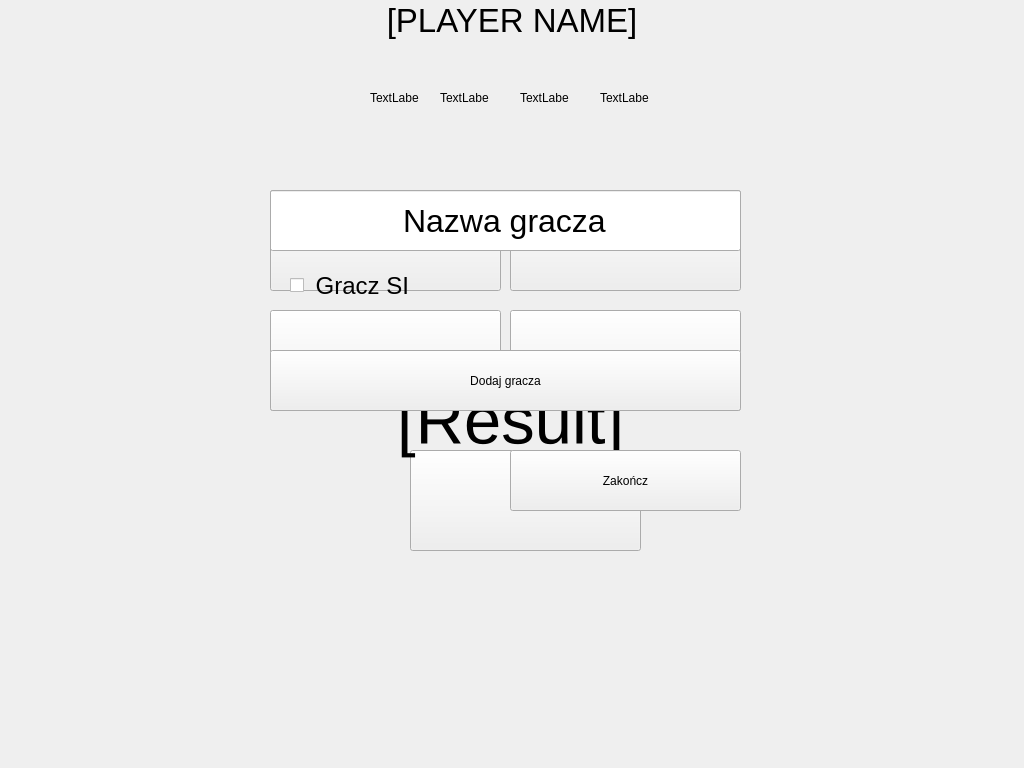
<?xml version="1.0" encoding="UTF-8"?>
<ui version="4.0">
 <class>MainWindow</class>
 <widget class="QMainWindow" name="MainWindow">
  <property name="geometry">
   <rect>
    <x>0</x>
    <y>0</y>
    <width>1024</width>
    <height>768</height>
   </rect>
  </property>
  <property name="windowTitle">
   <string>MainWindow</string>
  </property>
  <widget class="QWidget" name="centralwidget">
   <widget class="QWidget" name="GameplayWidget" native="true">
    <property name="geometry">
     <rect>
      <x>0</x>
      <y>0</y>
      <width>1024</width>
      <height>768</height>
     </rect>
    </property>
    <widget class="QLabel" name="PlayerLabel">
     <property name="geometry">
      <rect>
       <x>0</x>
       <y>0</y>
       <width>1024</width>
       <height>41</height>
      </rect>
     </property>
     <property name="font">
      <font>
       <pointsize>25</pointsize>
      </font>
     </property>
     <property name="text">
      <string>[PLAYER NAME]</string>
     </property>
     <property name="alignment">
      <set>Qt::AlignCenter</set>
     </property>
    </widget>
    <widget class="QPushButton" name="LansButton">
     <property name="geometry">
      <rect>
       <x>270</x>
       <y>190</y>
       <width>231</width>
       <height>101</height>
      </rect>
     </property>
     <property name="text">
      <string>Lans</string>
     </property>
    </widget>
    <widget class="QPushButton" name="RobotaButton">
     <property name="geometry">
      <rect>
       <x>510</x>
       <y>190</y>
       <width>231</width>
       <height>101</height>
      </rect>
     </property>
     <property name="text">
      <string>Do roboty</string>
     </property>
    </widget>
    <widget class="QPushButton" name="HaraczButton">
     <property name="geometry">
      <rect>
       <x>270</x>
       <y>310</y>
       <width>231</width>
       <height>101</height>
      </rect>
     </property>
     <property name="text">
      <string>Haracz</string>
     </property>
    </widget>
    <widget class="QPushButton" name="BMWButton">
     <property name="geometry">
      <rect>
       <x>510</x>
       <y>310</y>
       <width>231</width>
       <height>101</height>
      </rect>
     </property>
     <property name="text">
      <string>BMW</string>
     </property>
    </widget>
    <widget class="QPushButton" name="IvanButton">
     <property name="geometry">
      <rect>
       <x>410</x>
       <y>450</y>
       <width>231</width>
       <height>101</height>
      </rect>
     </property>
     <property name="text">
      <string>Ivan</string>
     </property>
    </widget>
    <widget class="QLabel" name="SzacunLabel">
     <property name="geometry">
      <rect>
       <x>370</x>
       <y>90</y>
       <width>49</width>
       <height>16</height>
      </rect>
     </property>
     <property name="text">
      <string>TextLabel</string>
     </property>
    </widget>
    <widget class="QLabel" name="KasaLabel">
     <property name="geometry">
      <rect>
       <x>440</x>
       <y>90</y>
       <width>49</width>
       <height>16</height>
      </rect>
     </property>
     <property name="text">
      <string>TextLabel</string>
     </property>
    </widget>
    <widget class="QLabel" name="BMLabel">
     <property name="geometry">
      <rect>
       <x>520</x>
       <y>90</y>
       <width>49</width>
       <height>16</height>
      </rect>
     </property>
     <property name="text">
      <string>TextLabel</string>
     </property>
    </widget>
    <widget class="QLabel" name="HaraczLabel">
     <property name="geometry">
      <rect>
       <x>600</x>
       <y>90</y>
       <width>49</width>
       <height>16</height>
      </rect>
     </property>
     <property name="text">
      <string>TextLabel</string>
     </property>
    </widget>
   </widget>
   <widget class="QWidget" name="GameResultWidget" native="true">
    <property name="geometry">
     <rect>
      <x>0</x>
      <y>0</y>
      <width>1024</width>
      <height>768</height>
     </rect>
    </property>
    <widget class="QLabel" name="ResultLabel">
     <property name="geometry">
      <rect>
       <x>0</x>
       <y>240</y>
       <width>1021</width>
       <height>361</height>
      </rect>
     </property>
     <property name="font">
      <font>
       <pointsize>50</pointsize>
      </font>
     </property>
     <property name="frameShape">
      <enum>QFrame::NoFrame</enum>
     </property>
     <property name="text">
      <string>[Result]</string>
     </property>
     <property name="alignment">
      <set>Qt::AlignCenter</set>
     </property>
    </widget>
   </widget>
   <widget class="QWidget" name="PlayerCreationWidget" native="true">
    <property name="geometry">
     <rect>
      <x>10</x>
      <y>10</y>
      <width>1024</width>
      <height>768</height>
     </rect>
    </property>
    <widget class="QLineEdit" name="PlayerNameEdit">
     <property name="geometry">
      <rect>
       <x>260</x>
       <y>180</y>
       <width>471</width>
       <height>61</height>
      </rect>
     </property>
     <property name="font">
      <font>
       <pointsize>24</pointsize>
      </font>
     </property>
     <property name="text">
      <string>Nazwa gracza</string>
     </property>
     <property name="maxLength">
      <number>32</number>
     </property>
     <property name="frame">
      <bool>true</bool>
     </property>
     <property name="alignment">
      <set>Qt::AlignCenter</set>
     </property>
    </widget>
    <widget class="QCheckBox" name="isRobotCheckbox">
     <property name="geometry">
      <rect>
       <x>280</x>
       <y>260</y>
       <width>121</width>
       <height>31</height>
      </rect>
     </property>
     <property name="font">
      <font>
       <pointsize>18</pointsize>
      </font>
     </property>
     <property name="text">
      <string> Gracz SI</string>
     </property>
    </widget>
    <widget class="QPushButton" name="addPlayerButton">
     <property name="geometry">
      <rect>
       <x>260</x>
       <y>340</y>
       <width>471</width>
       <height>61</height>
      </rect>
     </property>
     <property name="text">
      <string>Dodaj gracza</string>
     </property>
    </widget>
    <widget class="QPushButton" name="endCreationButton">
     <property name="geometry">
      <rect>
       <x>500</x>
       <y>440</y>
       <width>231</width>
       <height>61</height>
      </rect>
     </property>
     <property name="text">
      <string>Zakończ</string>
     </property>
    </widget>
   </widget>
  </widget>
 </widget>
 <resources/>
 <connections/>
</ui>
